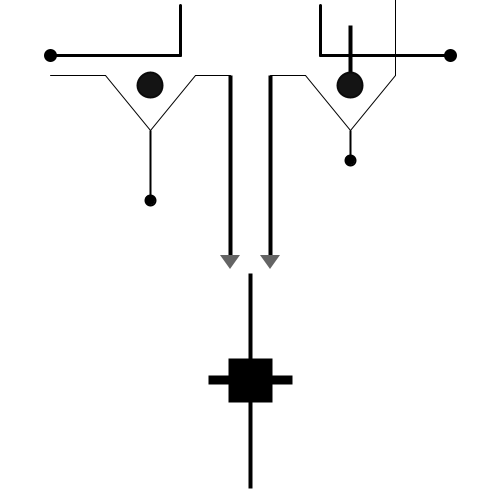
Frame 1 (no input)
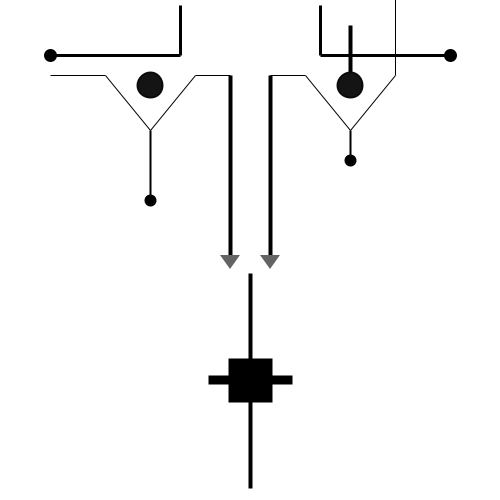
Frame 60 (the mouse pressed at the canvas centre just before this capture)
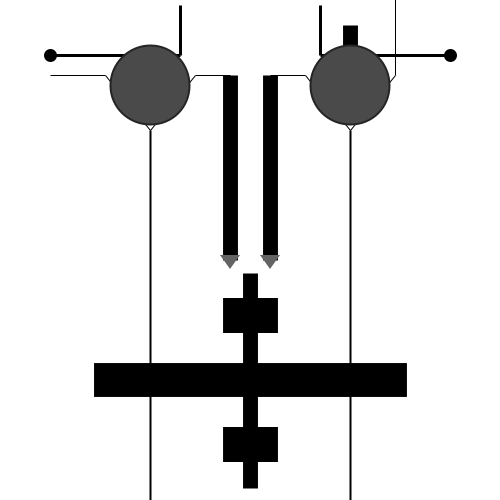
Frame 120 (the mouse held since frame 60 and released just before this capture)

The Processing sketch that drew these frames (run headless with seeded random() and noise(); from frame 60 on, the mouse is pressed at the canvas centre):

// Processing sketch: processing_52038
// ── processing_52038.pde

// ID2 Week 4 Assignment --asymmetrical face--

float x;

void setup()
{
  size(500, 500);
  smooth();
stroke(0);
}


void draw ()
{

 x= map(mouseX, 0, width, 20, 129);
background(255);
println(x);

// eyebrows
strokeWeight(3);
line(180, 5, 180, 55);
line(320, 5, 320, 55);
line(50, 55, 180, 55);
line(320, 55, 450, 55);

// eyebrow ellipse
fill(0);
ellipse(50, 55, 10, 10);
ellipse(450, 55, 10, 10);

// eyes outline
stroke(0);
strokeWeight(1);
line(50,75, 105,75);
line(105,75, 150,130);
line(150,130, 195,75);
line(195,75, 230,75);
line(270,75, 305,75);
line(305,75, 350,130);
line(350,130, 395,75);
line(395,75, 395,-10);
strokeWeight(x/5); // variable x 
strokeCap(SQUARE);
line(350,75, 350,25); //line above right eye

// nose
line(230,75, 230,260);
line(270,75, 270,260);

// tears 
fill(0);
stroke(0);
strokeWeight(2);
line(150, 130, 150, x*10); // left for x
line(350, 130, 350, x*8); // right for x
ellipse(350,x*8, x/2, x/2); //right for x
ellipse(150,x*10, x/2, x/2); // left for x

// eyes
fill(x);
stroke(x/2);
ellipse(150,85, x+5,x+5); // right eye for x
ellipse(350,85, x+5, x+5); // left eye for x

// nostrils
fill(100);
noStroke();
triangle(220,255, 240,255, 230,269); // left
triangle(260,255, 280,255, 270,269); // right



// mouth
fill(0);
stroke(0);
strokeWeight(x/5); // for x
line(250, 273, 250,488);
quad(230,380-x, 270,380-x, 270,400-x, 230,400-x); //top lip for x
quad(230,360+x, 270,360+x, 270,380+x, 230,380+x); // bottom lip for x
rectMode(CENTER);
rect(250, 380, x*4, x/4); // center line for x



}
